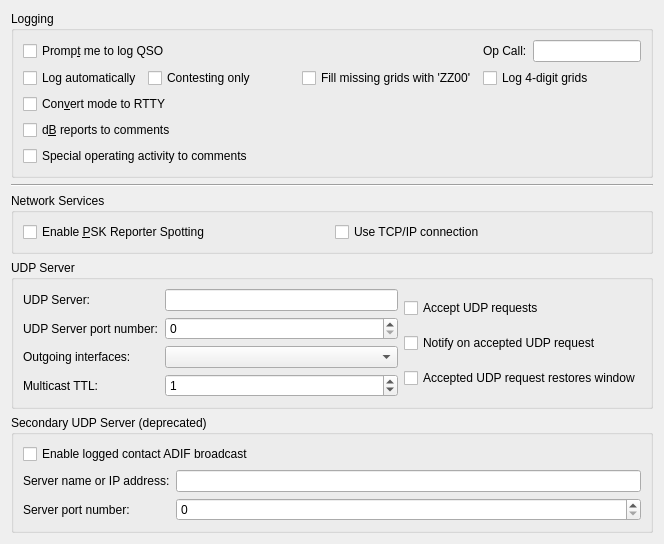
     <widget class="QWidget" name="reporting_tab">
      <attribute name="title">
       <string>Reportin&amp;g</string>
      </attribute>
      <attribute name="toolTip">
       <string>Reporting and logging settings</string>
      </attribute>
      <layout class="QVBoxLayout" name="verticalLayout_5">
       <item>
        <widget class="QGroupBox" name="logging_group_box">
         <property name="title">
          <string>Logging</string>
         </property>
         <layout class="QGridLayout" name="gridLayout_14">
          <item row="6" column="0">
           <widget class="QCheckBox" name="specOp_in_comments_check_box">
            <property name="toolTip">
             <string>&lt;html&gt;&lt;head/&gt;&lt;body&gt;&lt;p&gt;Check this option to note any Special Operating Activity in the comments field.&lt;/p&gt;&lt;/body&gt;&lt;/html&gt;</string>
            </property>
            <property name="text">
             <string>Special operating activity to comments</string>
            </property>
           </widget>
          </item>
          <item row="0" column="1">
           <spacer name="horizontalSpacer_6">
            <property name="orientation">
             <enum>Qt::Horizontal</enum>
            </property>
            <property name="sizeHint" stdset="0">
             <size>
              <width>136</width>
              <height>20</height>
             </size>
            </property>
           </spacer>
          </item>
          <item row="0" column="0">
           <widget class="QCheckBox" name="prompt_to_log_check_box">
            <property name="toolTip">
             <string>The program will pop up a partially completed Log QSO dialog when you send a 73 or free text message.</string>
            </property>
            <property name="text">
             <string>Promp&amp;t me to log QSO</string>
            </property>
           </widget>
          </item>
          <item row="0" column="3">
           <widget class="QLineEdit" name="opCallEntry">
            <property name="toolTip">
             <string>&lt;html&gt;&lt;head/&gt;&lt;body&gt;&lt;p&gt;The callsign of the operator, if different from the station callsign.&lt;/p&gt;&lt;/body&gt;&lt;/html&gt;</string>
            </property>
           </widget>
          </item>
          <item row="1" column="1">
           <widget class="QCheckBox" name="cbZZ00">
            <property name="toolTip">
             <string>&lt;html&gt;&lt;head/&gt;&lt;body&gt;&lt;p&gt;Log 'ZZ00' as grid if the other station doesn't send you a grid.&lt;/p&gt;&lt;/body&gt;&lt;/html&gt;</string>
            </property>
            <property name="text">
             <string>Fill missing grids with 'ZZ00'</string>
            </property>
           </widget>
          </item>
          <item row="0" column="2">
           <widget class="QLabel" name="label_13">
            <property name="text">
             <string>Op Call:</string>
            </property>
            <property name="buddy">
             <cstring>opCallEntry</cstring>
            </property>
           </widget>
          </item>
          <item row="5" column="0">
           <widget class="QCheckBox" name="report_in_comments_check_box">
            <property name="toolTip">
             <string>Some logging programs will not accept the type of reports
saved by this program.
Check this option to save the sent and received reports in the
comments field.</string>
            </property>
            <property name="text">
             <string>d&amp;B reports to comments</string>
            </property>
           </widget>
          </item>
          <item row="1" column="0">
           <layout class="QHBoxLayout" name="horizontalLayout_12">
            <item>
             <widget class="QCheckBox" name="cbAutoLog">
              <property name="toolTip">
               <string>&lt;html&gt;&lt;head/&gt;&lt;body&gt;&lt;p&gt;Check to have QSOs logged automatically, when complete.&lt;/p&gt;&lt;/body&gt;&lt;/html&gt;</string>
              </property>
              <property name="text">
               <string>Log automatically</string>
              </property>
             </widget>
            </item>
            <item>
             <widget class="QCheckBox" name="cbContestingOnly">
              <property name="toolTip">
               <string>&lt;html&gt;&lt;head/&gt;&lt;body&gt;&lt;p&gt;Use 'Log automatically' only for special operating activities.&lt;/p&gt;&lt;/body&gt;&lt;/html&gt;</string>
              </property>
              <property name="text">
               <string>Contesting only</string>
              </property>
             </widget>
            </item>
            <item>
             <spacer name="horizontalSpacer_14">
              <property name="orientation">
               <enum>Qt::Horizontal</enum>
              </property>
              <property name="sizeHint" stdset="0">
               <size>
                <width>40</width>
                <height>20</height>
               </size>
              </property>
             </spacer>
            </item>
           </layout>
          </item>
          <item row="4" column="0">
           <widget class="QCheckBox" name="log_as_RTTY_check_box">
            <property name="toolTip">
             <string>&lt;html&gt;&lt;head/&gt;&lt;body&gt;&lt;p&gt;Some logging programs will not accept WSJT-X mode names.&lt;/p&gt;&lt;/body&gt;&lt;/html&gt;</string>
            </property>
            <property name="text">
             <string>Con&amp;vert mode to RTTY</string>
            </property>
           </widget>
          </item>
          <item row="1" column="2" colspan="2">
           <widget class="QCheckBox" name="cbLog4digitGrids">
            <property name="toolTip">
             <string>&lt;html&gt;&lt;head/&gt;&lt;body&gt;&lt;p&gt;Shorten 6-digit grid entries and log 4-digit grids instead.&lt;/p&gt;&lt;/body&gt;&lt;/html&gt;</string>
            </property>
            <property name="text">
             <string>Log 4-digit grids</string>
            </property>
           </widget>
          </item>
         </layout>
        </widget>
       </item>
       <item>
        <widget class="Line" name="line_8">
         <property name="orientation">
          <enum>Qt::Horizontal</enum>
         </property>
        </widget>
       </item>
       <item>
        <widget class="QGroupBox" name="network_group_box">
         <property name="title">
          <string>Network Services</string>
         </property>
         <layout class="QGridLayout" name="gridLayout_29" columnstretch="0,0">
          <item row="0" column="0">
           <widget class="QCheckBox" name="psk_reporter_check_box">
            <property name="toolTip">
             <string>&lt;html&gt;&lt;head/&gt;&lt;body&gt;&lt;p&gt;The program can send your station details and all decoded signals with grid squares as spots to the http://pskreporter.info web site.&lt;/p&gt;&lt;p&gt;This is used for reverse beacon analysis which is very useful for assessing propagation and system performance.&lt;/p&gt;&lt;/body&gt;&lt;/html&gt;</string>
            </property>
            <property name="text">
             <string>Enable &amp;PSK Reporter Spotting</string>
            </property>
           </widget>
          </item>
          <item row="0" column="1">
           <widget class="QCheckBox" name="psk_reporter_tcpip_check_box">
            <property name="toolTip">
             <string>&lt;html&gt;&lt;head/&gt;&lt;body&gt;&lt;p&gt;Check this option if a reliable connection is needed&lt;/p&gt;&lt;p&gt;Most users do not need this, the default uses UDP which is more efficient. Only check this if you have evidence that UDP traffic from you to PSK Reporter is being lost.&lt;/p&gt;&lt;/body&gt;&lt;/html&gt;</string>
            </property>
            <property name="text">
             <string>Use TCP/IP connection</string>
            </property>
           </widget>
          </item>
         </layout>
        </widget>
       </item>
       <item>
        <widget class="QGroupBox" name="groupBox_4">
         <property name="title">
          <string>UDP Server</string>
         </property>
         <layout class="QGridLayout" name="gridLayout_16">
          <item row="0" column="0">
           <layout class="QFormLayout" name="formLayout_6">
            <property name="fieldGrowthPolicy">
             <enum>QFormLayout::AllNonFixedFieldsGrow</enum>
            </property>
            <item row="0" column="0">
             <widget class="QLabel" name="udp_server_label">
              <property name="text">
               <string>UDP Server:</string>
              </property>
              <property name="buddy">
               <cstring>udp_server_line_edit</cstring>
              </property>
             </widget>
            </item>
            <item row="0" column="1">
             <widget class="QLineEdit" name="udp_server_line_edit">
              <property name="toolTip">
               <string>&lt;html&gt;&lt;head/&gt;&lt;body&gt;&lt;p&gt;Optional hostname of network service to receive decodes.&lt;/p&gt;&lt;p&gt;Formats:&lt;/p&gt;&lt;ul style=&quot;margin-top: 0px; margin-bottom: 0px; margin-left: 0px; margin-right: 0px; -qt-list-indent: 1;&quot;&gt;&lt;li style=&quot; margin-top:12px; margin-bottom:0px; margin-left:0px; margin-right:0px; -qt-block-indent:0; text-indent:0px;&quot;&gt;hostname&lt;/li&gt;&lt;li style=&quot; margin-top:0px; margin-bottom:0px; margin-left:0px; margin-right:0px; -qt-block-indent:0; text-indent:0px;&quot;&gt;IPv4 address&lt;/li&gt;&lt;li style=&quot; margin-top:0px; margin-bottom:0px; margin-left:0px; margin-right:0px; -qt-block-indent:0; text-indent:0px;&quot;&gt;IPv6 address&lt;/li&gt;&lt;li style=&quot; margin-top:0px; margin-bottom:0px; margin-left:0px; margin-right:0px; -qt-block-indent:0; text-indent:0px;&quot;&gt;IPv4 multicast group address&lt;/li&gt;&lt;li style=&quot; margin-top:0px; margin-bottom:0px; margin-left:0px; margin-right:0px; -qt-block-indent:0; text-indent:0px;&quot;&gt;IPv6 multicast group address&lt;/li&gt;&lt;/ul&gt;&lt;p&gt;Clearing this field will disable the broadcasting of UDP status updates.&lt;/p&gt;&lt;/body&gt;&lt;/html&gt;</string>
              </property>
              <property name="inputMethodHints">
               <set>Qt::ImhDigitsOnly</set>
              </property>
             </widget>
            </item>
            <item row="1" column="0">
             <widget class="QLabel" name="label_6">
              <property name="text">
               <string>UDP Server port number:</string>
              </property>
              <property name="buddy">
               <cstring>udp_server_port_spin_box</cstring>
              </property>
             </widget>
            </item>
            <item row="1" column="1">
             <widget class="QSpinBox" name="udp_server_port_spin_box">
              <property name="toolTip">
               <string>&lt;html&gt;&lt;head/&gt;&lt;body&gt;&lt;p&gt;Enter the service port number of the UDP server that WSJT-X should send updates to. If this is zero no updates will be sent.&lt;/p&gt;&lt;/body&gt;&lt;/html&gt;</string>
              </property>
              <property name="maximum">
               <number>65534</number>
              </property>
             </widget>
            </item>
            <item row="2" column="0">
             <widget class="QLabel" name="udp_interfaces_label">
              <property name="text">
               <string>Outgoing interfaces:</string>
              </property>
              <property name="buddy">
               <cstring>udp_interfaces_combo_box</cstring>
              </property>
             </widget>
            </item>
            <item row="2" column="1">
             <widget class="CheckableItemComboBox" name="udp_interfaces_combo_box">
              <property name="toolTip">
               <string>&lt;html&gt;&lt;head/&gt;&lt;body&gt;&lt;p&gt;When sending updates to a multicast group address it is necessary to specify which network interface(s) to send them to. If the loop-back interface is multicast capable then at least that one will be selected.&lt;/p&gt;&lt;p&gt;For most users the loop-back interface is all that is needed, that will allow multiple other applications on the same machine to interoperate with WSJT-X. If applications running on other hosts are to receive status updates then a suitable network interface should be used.&lt;/p&gt;&lt;p&gt;On some Linux systems it may be necessary to enable multicast on the loop-back network interface.&lt;/p&gt;&lt;/body&gt;&lt;/html&gt;</string>
              </property>
             </widget>
            </item>
            <item row="3" column="0">
             <widget class="QLabel" name="udp_TTL_label">
              <property name="text">
               <string>Multicast TTL:</string>
              </property>
              <property name="buddy">
               <cstring>udp_TTL_spin_box</cstring>
              </property>
             </widget>
            </item>
            <item row="3" column="1">
             <widget class="QSpinBox" name="udp_TTL_spin_box">
              <property name="toolTip">
               <string>&lt;html&gt;&lt;head/&gt;&lt;body&gt;&lt;p&gt;Sets the number or router hops that multicast datagrams are allowed to make. Almost everyone should set this to 1 to keep outgoing multicast traffic withn the local subnet.&lt;/p&gt;&lt;/body&gt;&lt;/html&gt;</string>
              </property>
              <property name="maximum">
               <number>255</number>
              </property>
              <property name="value">
               <number>1</number>
              </property>
             </widget>
            </item>
           </layout>
          </item>
          <item row="0" column="1">
           <layout class="QVBoxLayout" name="verticalLayout_11">
            <item>
             <widget class="QCheckBox" name="accept_udp_requests_check_box">
              <property name="toolTip">
               <string>&lt;html&gt;&lt;head/&gt;&lt;body&gt;&lt;p&gt;With this enabled WSJT-X will accept certain requests back from a UDP server that receives decode messages.&lt;/p&gt;&lt;/body&gt;&lt;/html&gt;</string>
              </property>
              <property name="text">
               <string>Accept UDP requests</string>
              </property>
             </widget>
            </item>
            <item>
             <widget class="QCheckBox" name="udpWindowToFront">
              <property name="toolTip">
               <string>&lt;html&gt;&lt;head/&gt;&lt;body&gt;&lt;p&gt;Indicate acceptance of an incoming UDP request. The effect of this option varies depending on the operating system and window manager, its intent is to notify the acceptance of an incoming UDP request even if this application is minimized or hidden.&lt;/p&gt;&lt;/body&gt;&lt;/html&gt;</string>
              </property>
              <property name="text">
               <string>Notify on accepted UDP request</string>
              </property>
             </widget>
            </item>
            <item>
             <widget class="QCheckBox" name="udpWindowRestore">
              <property name="toolTip">
               <string>&lt;html&gt;&lt;head/&gt;&lt;body&gt;&lt;p&gt;Restore the window from minimized if an UDP request is accepted.&lt;/p&gt;&lt;/body&gt;&lt;/html&gt;</string>
              </property>
              <property name="text">
               <string>Accepted UDP request restores window</string>
              </property>
             </widget>
            </item>
           </layout>
          </item>
         </layout>
        </widget>
       </item>
       <item>
        <widget class="QGroupBox" name="n1mm_group_box">
         <property name="title">
          <string>Secondary UDP Server (deprecated)</string>
         </property>
         <layout class="QFormLayout" name="formLayout_15">
          <item row="0" column="0" colspan="2">
           <widget class="QCheckBox" name="enable_n1mm_broadcast_check_box">
            <property name="toolTip">
             <string>&lt;html&gt;&lt;head/&gt;&lt;body&gt;&lt;p&gt;When checked, WSJT-X will broadcast a logged contact in ADIF format to the configured hostname and port. &lt;/p&gt;&lt;/body&gt;&lt;/html&gt;</string>
            </property>
            <property name="text">
             <string>Enable logged contact ADIF broadcast</string>
            </property>
           </widget>
          </item>
          <item row="1" column="0">
           <widget class="QLabel" name="n1mm_server_name_label">
            <property name="text">
             <string>Server name or IP address:</string>
            </property>
            <property name="buddy">
             <cstring>n1mm_server_name_line_edit</cstring>
            </property>
           </widget>
          </item>
          <item row="1" column="1">
           <widget class="QLineEdit" name="n1mm_server_name_line_edit">
            <property name="toolTip">
             <string>&lt;html&gt;&lt;head/&gt;&lt;body&gt;&lt;p&gt;Optional host name of N1MM Logger+ program to receive ADIF UDP broadcasts. This is usually 'localhost' or ip address 127.0.0.1&lt;/p&gt;&lt;p&gt;Formats:&lt;/p&gt;&lt;ul style=&quot;margin-top: 0px; margin-bottom: 0px; margin-left: 0px; margin-right: 0px; -qt-list-indent: 1;&quot;&gt;&lt;li style=&quot; margin-top:12px; margin-bottom:0px; margin-left:0px; margin-right:0px; -qt-block-indent:0; text-indent:0px;&quot;&gt;hostname&lt;/li&gt;&lt;li style=&quot; margin-top:0px; margin-bottom:0px; margin-left:0px; margin-right:0px; -qt-block-indent:0; text-indent:0px;&quot;&gt;IPv4 address&lt;/li&gt;&lt;li style=&quot; margin-top:0px; margin-bottom:0px; margin-left:0px; margin-right:0px; -qt-block-indent:0; text-indent:0px;&quot;&gt;IPv6 address&lt;/li&gt;&lt;li style=&quot; margin-top:0px; margin-bottom:0px; margin-left:0px; margin-right:0px; -qt-block-indent:0; text-indent:0px;&quot;&gt;IPv4 multicast group address&lt;/li&gt;&lt;li style=&quot; margin-top:0px; margin-bottom:0px; margin-left:0px; margin-right:0px; -qt-block-indent:0; text-indent:0px;&quot;&gt;IPv6 multicast group address&lt;/li&gt;&lt;/ul&gt;&lt;p&gt;Clearing this field will disable broadcasting of ADIF information via UDP.&lt;/p&gt;&lt;/body&gt;&lt;/html&gt;</string>
            </property>
           </widget>
          </item>
          <item row="2" column="0">
           <widget class="QLabel" name="n1mm_server_port_label">
            <property name="text">
             <string>Server port number:</string>
            </property>
            <property name="buddy">
             <cstring>n1mm_server_port_spin_box</cstring>
            </property>
           </widget>
          </item>
          <item row="2" column="1">
           <widget class="QSpinBox" name="n1mm_server_port_spin_box">
            <property name="toolTip">
             <string>&lt;html&gt;&lt;head/&gt;&lt;body&gt;&lt;p&gt;Enter the port number that WSJT-X should use for UDP broadcasts of ADIF log information. For N1MM Logger+, this value should be 2333. If this is zero,  no updates will be broadcast.&lt;/p&gt;&lt;/body&gt;&lt;/html&gt;</string>
            </property>
            <property name="maximum">
             <number>65534</number>
            </property>
           </widget>
          </item>
         </layout>
        </widget>
       </item>
       <item>
        <spacer name="verticalSpacer_4">
         <property name="orientation">
          <enum>Qt::Vertical</enum>
         </property>
         <property name="sizeHint" stdset="0">
          <size>
           <width>0</width>
           <height>0</height>
          </size>
         </property>
        </spacer>
       </item>
      </layout>
     </widget>
